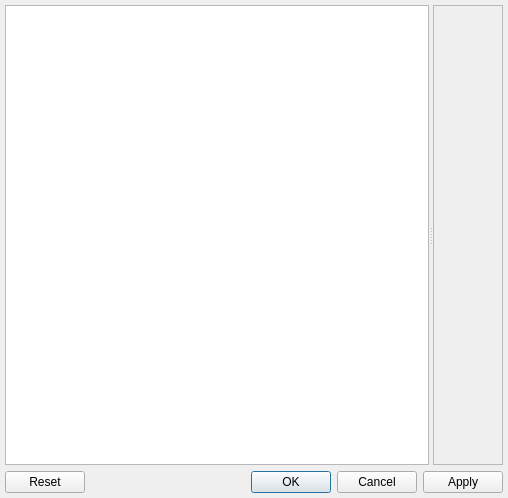
<?xml version="1.0" encoding="UTF-8"?>
<ui version="4.0">
 <class>OptionsDialogClass</class>
 <widget class="QDialog" name="OptionsDialogClass">
  <property name="geometry">
   <rect>
    <x>0</x>
    <y>0</y>
    <width>508</width>
    <height>498</height>
   </rect>
  </property>
  <layout class="QVBoxLayout" name="verticalLayout">
   <property name="margin">
    <number>5</number>
   </property>
   <item>
    <widget class="QSplitter" name="sprSplitter">
     <property name="orientation">
      <enum>Qt::Horizontal</enum>
     </property>
     <widget class="QTreeView" name="trvNodes">
      <property name="editTriggers">
       <set>QAbstractItemView::NoEditTriggers</set>
      </property>
      <property name="textElideMode">
       <enum>Qt::ElideNone</enum>
      </property>
      <property name="indentation">
       <number>12</number>
      </property>
      <property name="sortingEnabled">
       <bool>true</bool>
      </property>
      <attribute name="headerVisible">
       <bool>false</bool>
      </attribute>
     </widget>
     <widget class="QScrollArea" name="scaScroll">
      <property name="widgetResizable">
       <bool>true</bool>
      </property>
      <widget class="QWidget" name="scrollAreaWidgetContents">
       <property name="geometry">
        <rect>
         <x>0</x>
         <y>0</y>
         <width>70</width>
         <height>453</height>
        </rect>
       </property>
      </widget>
     </widget>
    </widget>
   </item>
   <item>
    <widget class="QDialogButtonBox" name="dbbButtons">
     <property name="standardButtons">
      <set>QDialogButtonBox::Apply|QDialogButtonBox::Cancel|QDialogButtonBox::Ok|QDialogButtonBox::Reset</set>
     </property>
    </widget>
   </item>
  </layout>
 </widget>
 <layoutdefault spacing="6" margin="11"/>
 <tabstops>
  <tabstop>trvNodes</tabstop>
  <tabstop>dbbButtons</tabstop>
 </tabstops>
 <resources/>
 <connections/>
</ui>
